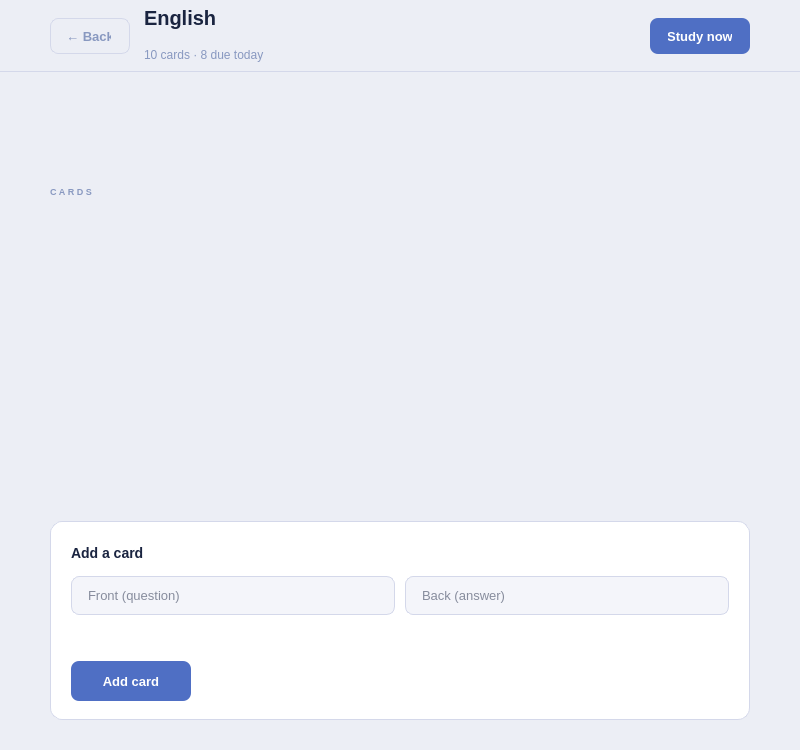
<?xml version="1.0" encoding="UTF-8"?>
<ui version="4.0">
 <class>FlashcardDeck</class>
 <widget class="QWidget" name="FlashcardDeck">
  <property name="geometry"><rect><x>0</x><y>0</y><width>800</width><height>750</height></rect></property>
  <property name="styleSheet">
   <string notr="true">
QWidget#FlashcardDeck { background-color: #eceef5; }
QWidget#deckHeader { background-color: #eceef5; border-bottom: 1px solid #d4d8ea; }
QLabel#labelDeckTitle { color: #1a2440; font-size: 20px; font-weight: 700; }
QLabel#labelDeckMeta { color: #8898c0; font-size: 12px; }
QPushButton#buttonBack {
    background-color: transparent; color: #8898c0; font-size: 13px; font-weight: 500;
    border: 1px solid #d4d8ea; border-radius: 8px; padding: 8px 18px;
}
QPushButton#buttonBack:hover { background-color: #f4f5fa; color: #1a2440; border-color: #b0bcd8; }
QPushButton#buttonStudy {
    background-color: #4f6fc4; color: #ffffff; font-size: 13px; font-weight: 600;
    border: none; border-radius: 8px; padding: 8px 18px;
}
QPushButton#buttonStudy:hover { background-color: #3a5aae; }
QPushButton#buttonStudy:pressed { background-color: #2c4890; }
QLabel#labelSectionCards { color: #8898c0; font-size: 9px; font-weight: 700; letter-spacing: 2.5px; }
QScrollArea { background-color: #eceef5; border: none; }
QScrollBar:vertical { background: #eceef5; width: 8px; border-radius: 4px; }
QScrollBar::handle:vertical { background: #c0c8e0; border-radius: 4px; min-height: 30px; }
QScrollBar::add-line:vertical, QScrollBar::sub-line:vertical { height: 0; }
QWidget#scrollContents { background-color: #eceef5; }
QFrame#addCardFrame { background-color: #ffffff; border: 1px solid #d4d8ea; border-radius: 12px; }
QLabel#labelAddCardTitle { color: #1a2440; font-size: 14px; font-weight: 600; }
QLineEdit#inputFront, QLineEdit#inputBack {
    background-color: #f4f5fa; color: #1a2440; font-size: 13px;
    border: 1px solid #d4d8ea; border-radius: 8px; padding: 10px 14px;
}
QLineEdit#inputFront:focus, QLineEdit#inputBack:focus {
    border: 1px solid #4f6fc4; background-color: #ffffff;
}
QPushButton#buttonAddCard {
    background-color: #4f6fc4; color: #ffffff; font-size: 13px; font-weight: 600;
    border: none; border-radius: 8px; padding: 10px 24px;
}
QPushButton#buttonAddCard:hover { background-color: #3a5aae; }
QLabel#labelAddError { color: #c0392b; font-size: 12px; }
   </string>
  </property>
  <layout class="QVBoxLayout" name="deckMainLayout">
   <property name="spacing"><number>0</number></property>
   <property name="leftMargin"><number>0</number></property>
   <property name="topMargin"><number>0</number></property>
   <property name="rightMargin"><number>0</number></property>
   <property name="bottomMargin"><number>0</number></property>
   <item>
    <widget class="QWidget" name="deckHeader" native="true">
     <property name="minimumSize"><size><width>0</width><height>72</height></size></property>
     <property name="maximumSize"><size><width>16777215</width><height>72</height></size></property>
     <layout class="QHBoxLayout" name="deckHeaderLayout">
      <property name="leftMargin"><number>50</number></property>
      <property name="topMargin"><number>0</number></property>
      <property name="rightMargin"><number>50</number></property>
      <property name="bottomMargin"><number>0</number></property>
      <item>
       <widget class="QPushButton" name="buttonBack">
        <property name="minimumSize"><size><width>80</width><height>36</height></size></property>
        <property name="maximumSize"><size><width>80</width><height>36</height></size></property>
        <property name="text"><string>← Back</string></property>
       </widget>
      </item>
      <item>
       <widget class="QWidget" name="headerTextBlock" native="true">
        <layout class="QVBoxLayout" name="headerTextLayout">
         <property name="spacing"><number>1</number></property>
         <property name="leftMargin"><number>8</number></property>
         <property name="topMargin"><number>0</number></property>
         <property name="rightMargin"><number>0</number></property>
         <property name="bottomMargin"><number>0</number></property>
         <item><widget class="QLabel" name="labelDeckTitle"><property name="text"><string>English</string></property></widget></item>
         <item><widget class="QLabel" name="labelDeckMeta"><property name="text"><string>10 cards · 8 due today</string></property></widget></item>
        </layout>
       </widget>
      </item>
      <item><spacer name="deckHeaderSpacer"><property name="orientation"><enum>Qt::Orientation::Horizontal</enum></property><property name="sizeHint" stdset="0"><size><width>40</width><height>20</height></size></property></spacer></item>
      <item>
       <widget class="QPushButton" name="buttonStudy">
        <property name="minimumSize"><size><width>100</width><height>36</height></size></property>
        <property name="maximumSize"><size><width>100</width><height>36</height></size></property>
        <property name="text"><string>Study now</string></property>
       </widget>
      </item>
     </layout>
    </widget>
   </item>
   <item>
    <widget class="QScrollArea" name="scrollAreaDeck">
     <property name="widgetResizable"><bool>true</bool></property>
     <property name="frameShape"><enum>QFrame::Shape::NoFrame</enum></property>
     <widget class="QWidget" name="scrollContents">
      <property name="geometry"><rect><x>0</x><y>0</y><width>800</width><height>600</height></rect></property>
      <layout class="QVBoxLayout" name="scrollLayout">
       <property name="spacing"><number>16</number></property>
       <property name="leftMargin"><number>50</number></property>
       <property name="topMargin"><number>20</number></property>
       <property name="rightMargin"><number>50</number></property>
       <property name="bottomMargin"><number>30</number></property>
       <item><widget class="QLabel" name="labelSectionCards"><property name="text"><string>CARDS</string></property></widget></item>
       <item>
        <widget class="QWidget" name="cardsContainer" native="true">
         <layout class="QVBoxLayout" name="layoutCardsContent">
          <property name="spacing"><number>10</number></property>
          <property name="leftMargin"><number>0</number></property>
          <property name="topMargin"><number>0</number></property>
          <property name="rightMargin"><number>0</number></property>
          <property name="bottomMargin"><number>0</number></property>
         </layout>
        </widget>
       </item>
       <item>
        <widget class="QFrame" name="addCardFrame">
         <layout class="QVBoxLayout" name="addCardLayout">
          <property name="spacing"><number>10</number></property>
          <property name="leftMargin"><number>20</number></property>
          <property name="topMargin"><number>18</number></property>
          <property name="rightMargin"><number>20</number></property>
          <property name="bottomMargin"><number>18</number></property>
          <item><widget class="QLabel" name="labelAddCardTitle"><property name="text"><string>Add a card</string></property></widget></item>
          <item>
           <layout class="QHBoxLayout" name="addCardInputLayout">
            <property name="spacing"><number>10</number></property>
            <item><widget class="QLineEdit" name="inputFront"><property name="placeholderText"><string>Front (question)</string></property></widget></item>
            <item><widget class="QLineEdit" name="inputBack"><property name="placeholderText"><string>Back (answer)</string></property></widget></item>
           </layout>
          </item>
          <item>
           <widget class="QLabel" name="labelAddError">
            <property name="visible"><bool>false</bool></property>
            <property name="text"><string/></property>
           </widget>
          </item>
          <item>
           <widget class="QPushButton" name="buttonAddCard">
            <property name="minimumSize"><size><width>120</width><height>40</height></size></property>
            <property name="maximumSize"><size><width>120</width><height>40</height></size></property>
            <property name="text"><string>Add card</string></property>
           </widget>
          </item>
         </layout>
        </widget>
       </item>
      </layout>
     </widget>
    </widget>
   </item>
  </layout>
 </widget>
 <resources/>
 <connections/>
</ui>
